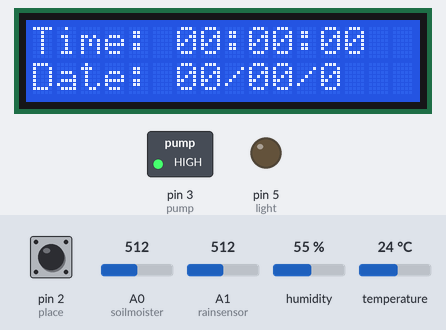
Recording of a sketch running on a simulated Arduino Uno, built for the host (arithmetic inside an expression is 32-bit, double 64-bit). Parts: 16×2 character LCD, switched loads named in the sketch (green lamp = pin HIGH), output pins drawn as LEDs (lit = HIGH). Inputs (shaded band) come from the test bench; at power-on: pin 2 (place) HIGH, A0 (soilmoister) = 512, humidity 55 %, A1 (rainsensor) = 512, temperature 24 °C.

Above: at 4.3 s.
4.4 s: pin 2 (place) pulled LOW for 1 s
At 5.28 s:
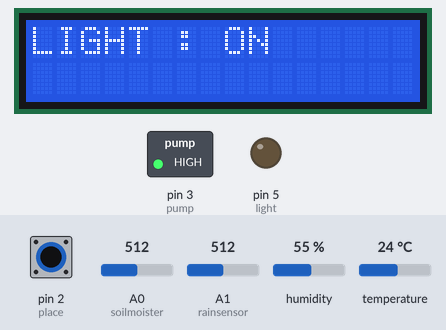
6.9 s: A0 (soilmoister) set to 871
8.4 s: A0 (soilmoister) set to 897
At 9.6 s:
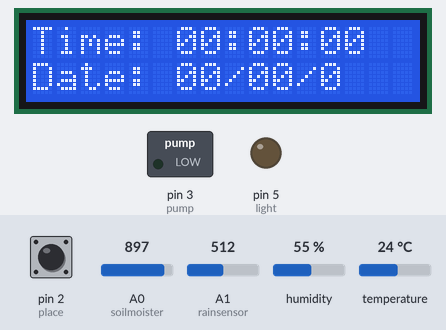
9.9 s: pin 2 (place) pulled LOW for 3.2 s
At 10.27 s:
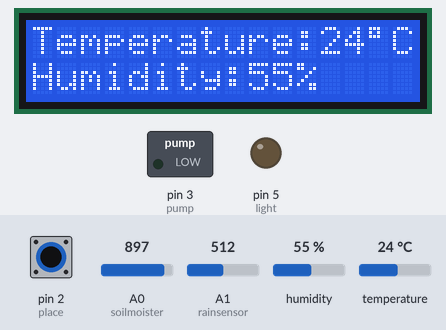
14.6 s: pin 2 (place) pulled LOW for 0.15 s
16.4 s: humidity set to 22 %
At 19.1 s:
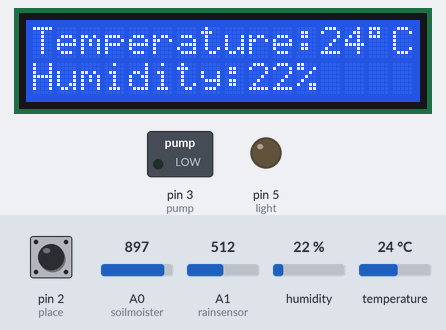
Timing chart, 0 to 20.4 s (numbered marks = the images above; inputs shaded):
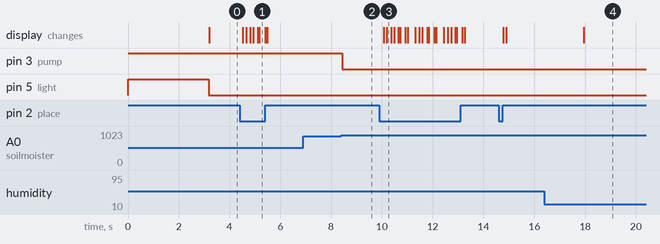

Measured:
- the behaviour switches between 880 and 881 on A0 (soilmoister) (found by bisection; images 1 and 2)
- after the input at 4.4 s, the display: first changes after 0.13 s (image 1 shows a later state)
- after the input at 6.9 s, every drawn part: stays the same
- after the input at 8.4 s, pin 3 (pump): HIGH → LOW at once
- after the input at 9.9 s, the display: first changes after 0.17 s (image 3 shows a later state)
- after the input at 16.4 s, the display: changes after 1.6 s (image 4)

The sketch:

smart_garden.ino
```cpp
#define place 2
#define pump 3
#define soilmoister A0
#define rainsensor A1
#define light 5

#include "DHT.h"
#define DHTPIN 4
#define DHTTYPE DHT11
DHT dht(DHTPIN, DHTTYPE);

#include <Wire.h>
#include <DS1307.h>
DS1307 rtc;

int temp =0, hum=0 ,soilhum=0,rain=0,desplaynum=0;
bool check=LOW,check1=LOW;
#include <LiquidCrystal_I2C.h>
LiquidCrystal_I2C lcd(0x27,16,2);

uint8_t sec1, min1, hour1, day1, month1;
uint16_t year1;


void setup()
{

pinMode(place,INPUT_PULLUP);
pinMode(pump,OUTPUT);
digitalWrite(pump,HIGH);

pinMode(light,OUTPUT);
digitalWrite(light,HIGH);

  // rtc.set(0,59,17, 30, 12, 2021); //08:00:00 24.12.2014 //sec, min, hour, day, month, year

  //stop/pause RTC
  // rtc.stop();
  rtc.start();

  dht.begin();

  lcd.init();                      // initialize the lcd
  lcd.init();lcd.backlight();
  lcd.setCursor(0,0);
  lcd.print(" SMART GARDEN ");
  lcd.setCursor(3,1);
  lcd.print(" CSED 24");
  delay(3000);
  lcd.clear();
}


void loop()
{
     rtc.get(&sec1, &min1, &hour1, &day1, &month1, &year1);
     soilhum=map(analogRead(soilmoister),0,1024,100,0);
     rain=map(analogRead(rainsensor),0,1024,100,0);
     hum = dht.readHumidity();
     temp = dht.readTemperature();

     watering_control ();
     light_control ();
     lcd_control();

}
// ======================================lcd content===================================
void desplay1()
{
  lcd.setCursor(0,0);
  lcd.print("Time: ");
  if(hour1<10) lcd.print('0'); //10:00:00 //10:00:00
  lcd.print(hour1, DEC);
  lcd.print(':');
  if(min1<10) lcd.print('0');
  lcd.print(min1, DEC);
  lcd.print(':');
  if(sec1<10) lcd.print('0');
  lcd.print(sec1, DEC);
  lcd.print("   ");

  lcd.setCursor(0,1);
  lcd.print("Date: ");
  if(day1<10) lcd.print('0');
  lcd.print(day1, DEC);
  lcd.print('/');
  if(month1<10) lcd.print('0');
  lcd.print(month1);
  lcd.print('/');
  lcd.print(year1);
}

void desplay2()
{

    lcd.setCursor(0,0);
    lcd.print("Temperature:");
    lcd.print(temp,1);lcd.print((char)223);lcd.print("C  ");
    lcd.setCursor(0,1);
    lcd.print("Humidity:");
    lcd.print(hum);
    lcd.print("%        ");
    delay(30);
}


void desplay3()
{
  lcd.setCursor(0,0);

    lcd.print("soil Hum:");
    lcd.print(soilhum);
    lcd.print(" %         ");
    lcd.setCursor(0,1);
    if(check==HIGH)lcd.print("pump: ON       ");
    else lcd.print("pump: Off     ");
    delay(30);
}

void desplay4()
{
  lcd.setCursor(0,0);


    if(check1==HIGH)lcd.print("LIGHT : ON       ");
    else lcd.print("LIGHT : Off     ");
    delay(40);
}

//============================lcd control =======================================
void lcd_control ()
{
   if ( digitalRead(place)==LOW)
   {
      delay(100);
      desplaynum++;
      if (desplaynum>3)desplaynum=0;
      lcd.clear();
      delay(60);
   }

     switch(desplaynum)
     {
      case 0:

      desplay1();break;
      case 1:

      desplay2();break;
      case 2:

      desplay3();break;

      case 3:

      desplay4();break;
     }
delay(60);
}

//=============================== watering control ====================================
void watering_control ()
{
   if (soilhum<15)
   {
      digitalWrite(pump,LOW);
      check=HIGH;
     }
     else
     {
      if (temp<=25)
      {
        // open the pump two times in one day

          if ((hour1==17&&min1==51)&&(0>sec1||sec1<20)&&(soilhum<30))
          {
          digitalWrite(pump,LOW);check=HIGH;
          }


          else if ((hour1==5&&min1==30)&&(0>sec1||sec1<20)&&(soilhum<30))
          {
          digitalWrite(pump,LOW);check=HIGH;
          }

           else
          {
          digitalWrite(pump,HIGH);check=LOW;
          }

  }
            // open the pump 3 times in one day
         else
        {
          if ((hour1==4&&min1==51)&&(0>sec1||sec1<20)&&(soilhum<30))
          {
          digitalWrite(pump,LOW);check=HIGH;
          }


          else if ((hour1==3&&min1==30)&&(0>sec1||sec1<20)&&(soilhum<30))
          {
          digitalWrite(pump,LOW);check=HIGH;
          }

          else if ((hour1==6&&min1==30)&&(0>sec1||sec1<20)&&(soilhum<30))
          {
          digitalWrite(pump,LOW);check=HIGH;
          }

           else
          {
          digitalWrite(pump,HIGH);check=LOW;
          }

        }
     }

}

//====================================light control =====================================
void light_control ()
{
   if ((hour1>=6)&&(hour1<=17))
          {
          digitalWrite(light,HIGH);check1=LOW;
          }

   else
          {
          digitalWrite(light,LOW);check1=HIGH;
          }
}
```
